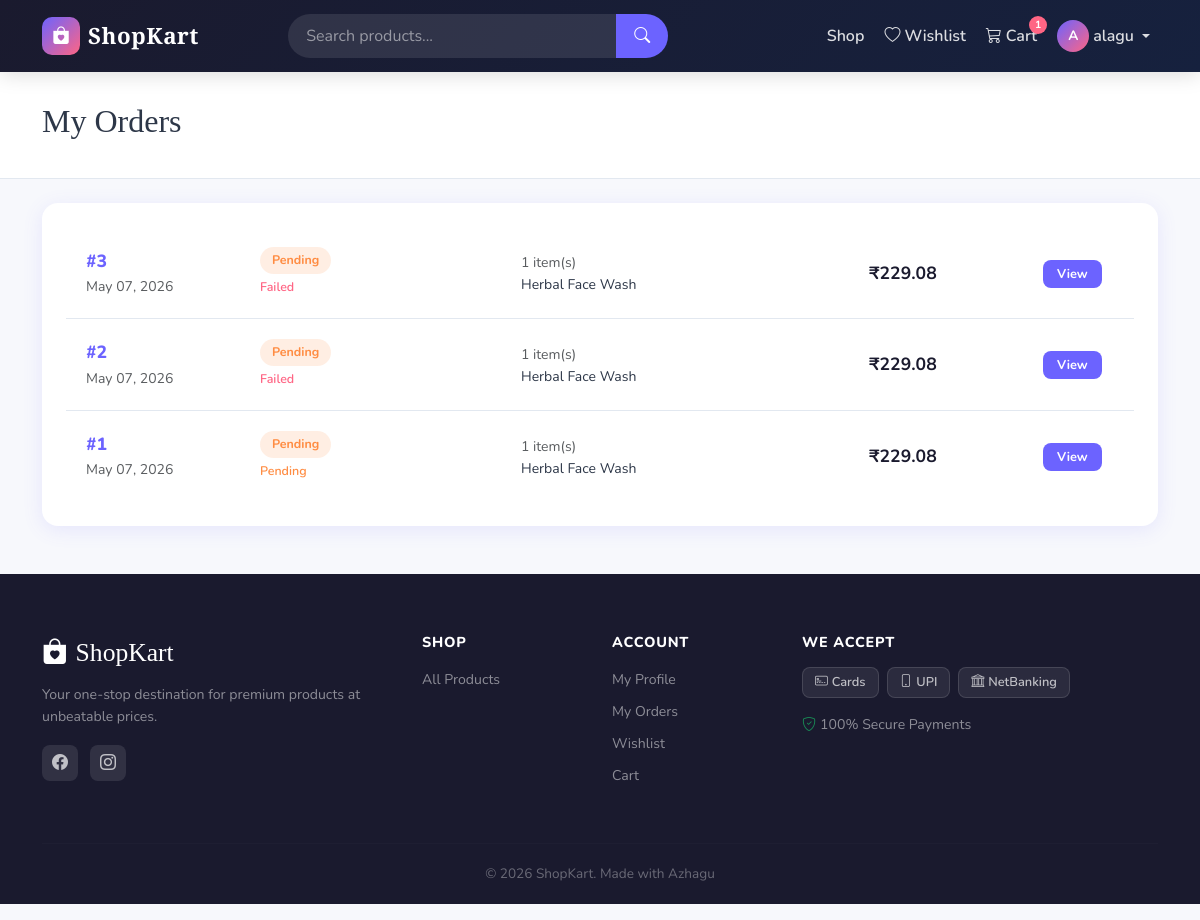
Page /orders/ (signed in) on the committed database.
### orders/models.py (models this page shows, shortened)
class Order(models.Model):
    STATUS_CHOICES = [
        ('pending', 'Pending'),
        ('confirmed', 'Confirmed'),
        ('processing', 'Processing'),
        ('shipped', 'Shipped'),
        ('delivered', 'Delivered'),
        ('cancelled', 'Cancelled'),
    ]
    PAYMENT_STATUS = [
        ('pending', 'Pending'),
        ('paid', 'Paid'),
        ('failed', 'Failed'),
    ]
    user = models.ForeignKey(User, on_delete=models.CASCADE, related_name='orders')
    status = models.CharField(max_length=20, choices=STATUS_CHOICES, default='pending')
    payment_status = models.CharField(max_length=20, choices=PAYMENT_STATUS, default='pending')
    razorpay_order_id = models.CharField(max_length=200, blank=True)
    razorpay_payment_id = models.CharField(max_length=200, blank=True)
    total_amount = models.DecimalField(max_digits=10, decimal_places=2)
    discount_amount = models.DecimalField(max_digits=10, decimal_places=2, default=0)
    coupon_code = models.CharField(max_length=50, blank=True)
    full_name = models.CharField(max_length=200)
    email = models.EmailField()
    phone = models.CharField(max_length=15)
    address = models.TextField()
    city = models.CharField(max_length=100)
    state = models.CharField(max_length=100)
    pincode = models.CharField(max_length=10)
    created_at = models.DateTimeField(auto_now_add=True)
    updated_at = models.DateTimeField(auto_now=True)
    class Meta:
        ordering = ['-created_at']

class OrderItem(models.Model):
    order = models.ForeignKey(Order, on_delete=models.CASCADE, related_name='items')
    product = models.ForeignKey(Product, on_delete=models.SET_NULL, null=True)
    product_name = models.CharField(max_length=300)
    price = models.DecimalField(max_digits=10, decimal_places=2)
    quantity = models.PositiveIntegerField()

### orders/views.py (the view)
# urls.py: path('', views.order_list_view, name='list'),
@login_required
def order_list_view(request):
    orders = request.user.orders.all()
    return render(request, 'orders/list.html', {'orders': orders})

### cart/context_processors.py (called while the page is built)
def cart_count(request):
    count = 0
    if request.user.is_authenticated:
        try:
            cart = Cart.objects.get(user=request.user)
            count = cart.items.count()
        except Cart.DoesNotExist:
            pass
    return {'cart_count': count}

### templates/orders/list.html (shortened to what this page needs)
{% extends 'base.html' %}
{% block content %}
<div class="sk-page-header"><div class="container"><h1>My Orders</h1></div></div>
<div class="container my-4">
  {% if orders %}
  <div class="sk-card">
    {% for order in orders %}
    <div class="sk-order-card">
      <div class="row align-items-center g-3">
        <div class="col-md-2">
          <div class="sk-order-num">#{{ order.id }}</div>
          <small class="text-muted">{{ order.created_at|date:"M d, Y" }}</small>
        </div>
        <div class="col-md-3">
          <span class="sk-status-badge sk-status-{{ order.status }}">{{ order.get_status_display }}</span>
          <br><span class="sk-pay-status sk-pay-{{ order.payment_status }}">{{ order.get_payment_status_display }}</span>
        </div>
        <div class="col-md-4">
          <small class="text-muted">{{ order.items.count }} item(s)</small>
          {% for item in order.items.all|slice:":2" %}
          <div class="small">{{ item.product_name }}</div>
          {% endfor %}
        </div>
        <div class="col-md-2">
          <strong class="sk-order-amount">₹{{ order.total_amount }}</strong>
        </div>
        <div class="col-md-1">
          <a href="{% url 'orders:detail' order.id %}" class="sk-btn-sm">View</a>
        </div>
      </div>
    </div>
    {% endfor %}
  </div>
  {% endif %}
</div>
{% endblock %}

### templates/base.html (shortened to what this page needs)
{% load static %}
<!DOCTYPE html>
<html lang="en">
<head>
<link href="https://cdn.jsdelivr.net/npm/bootstrap@5.3.0/dist/css/bootstrap.min.css" rel="stylesheet">
<link href="https://cdn.jsdelivr.net/npm/bootstrap-icons@1.10.5/font/bootstrap-icons.css" rel="stylesheet">
<link href="{% static 'css/style.css' %}" rel="stylesheet">
</head>
<body>
<nav class="navbar navbar-expand-lg navbar-dark sk-navbar sticky-top">
  <div class="container">
    <a class="navbar-brand d-flex align-items-center gap-2" href="{% url 'products:home' %}">
      <div class="sk-logo-icon"><i class="bi bi-bag-heart-fill"></i></div>
      <span class="sk-logo-text">ShopKart</span>
    </a>
    <div class="collapse navbar-collapse" id="navMain">
      <form class="d-flex mx-auto sk-search-form" action="{% url 'products:list' %}" method="GET">
        <div class="input-group">
          <input class="form-control sk-search-input" type="search" name="q" placeholder="Search products..." value="{{ request.GET.q }}">
          <button class="btn sk-search-btn" type="submit"><i class="bi bi-search"></i></button>
        </div>
      </form>
      <ul class="navbar-nav ms-auto align-items-center gap-1">
        <li class="nav-item">
          <a class="nav-link" href="{% url 'products:list' %}">Shop</a>
        </li>
        {% if user.is_authenticated %}
        <li class="nav-item">
          <a class="nav-link" href="{% url 'products:wishlist' %}"><i class="bi bi-heart me-1"></i>Wishlist</a>
        </li>
        <li class="nav-item">
          <a class="nav-link position-relative" href="{% url 'cart:cart' %}">
            <i class="bi bi-cart3 me-1"></i>Cart
            {% if cart_count %}<span class="sk-badge">{{ cart_count }}</span>{% endif %}
          </a>
        </li>
        <li class="nav-item dropdown">
          <a class="nav-link dropdown-toggle d-flex align-items-center gap-1" href="#" data-bs-toggle="dropdown">
            <div class="sk-avatar">{{ user.username|first|upper }}</div>
            {{ user.first_name|default:user.username }}
          </a>
        </li>
        {% else %}
        <li class="nav-item"><a class="nav-link" href="{% url 'users:login' %}">Login</a></li>
        <li class="nav-item"><a class="btn sk-btn-nav ms-2" href="{% url 'users:register' %}">Register</a></li>
        {% endif %}
      </ul>
    </div>
  </div>
</nav>
<main>{% block content %}{% endblock %}</main>
<footer class="sk-footer mt-5">
  <div class="container">
    <div class="row g-4">
      <div class="col-md-4">
        <div class="sk-footer-brand"><i class="bi bi-bag-heart-fill me-2"></i>ShopKart</div>
        <p class="sk-footer-desc">Your one-stop destination for premium products at unbeatable prices.</p>
        <div class="sk-social-links">
          <a href="#"><i class="bi bi-facebook"></i></a>
          <a href="#"><i class="bi bi-instagram"></i></a>
        </div>
      </div>
      <div class="col-md-2">
        <h6 class="sk-footer-heading">Shop</h6>
        <ul class="sk-footer-links">
          <li><a href="{% url 'products:list' %}">All Products</a></li>
        </ul>
      </div>
      <div class="col-md-2">
        <h6 class="sk-footer-heading">Account</h6>
        <ul class="sk-footer-links">
          <li><a href="{% url 'users:profile' %}">My Profile</a></li>
          <li><a href="{% url 'orders:list' %}">My Orders</a></li>
          <li><a href="{% url 'products:wishlist' %}">Wishlist</a></li>
          <li><a href="{% url 'cart:cart' %}">Cart</a></li>
        </ul>
      </div>
      <div class="col-md-4">
        <h6 class="sk-footer-heading">We Accept</h6>
        <div class="sk-payment-icons">
          <span class="sk-pay-badge"><i class="bi bi-credit-card-2-front me-1"></i>Cards</span>
          <span class="sk-pay-badge"><i class="bi bi-phone me-1"></i>UPI</span>
          <span class="sk-pay-badge"><i class="bi bi-bank me-1"></i>NetBanking</span>
        </div>
        <p class="mt-3 small sk-footer-desc"><i class="bi bi-shield-check me-1 text-success"></i>100% Secure Payments</p>
      </div>
    </div>
    <hr class="sk-footer-hr">
    <p class="text-center sk-footer-copy">© 2026 ShopKart. Made with Azhagu</p>
  </div>
</footer>
</body>
</html>

### rows in the picture
Order: id "3", created_at "May 07, 2026", status "Pending", payment_status "Failed", items.count "1", total_amount "229.08"
OrderItem: product_name "Herbal Face Wash"
Order: id "2", created_at "May 07, 2026", status "Pending", payment_status "Failed", items.count "1", total_amount "229.08"
OrderItem: product_name "Herbal Face Wash"
Order: id "1", created_at "May 07, 2026", status "Pending", payment_status "Pending", items.count "1", total_amount "229.08"
OrderItem: product_name "Herbal Face Wash"

### other values in the picture
{{ cart_count }} "1"
{{ user.username|first|upper }} "A"
{{ user.first_name|default:user.username }} "alagu"
